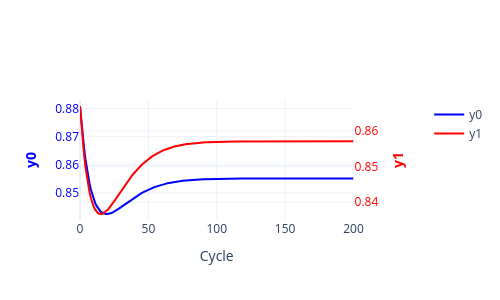
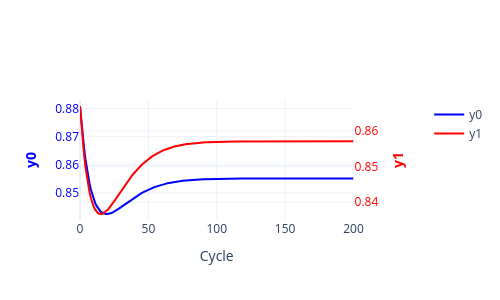

The notebook cell saved with these charts, in order:
### Code cell
rul, hS, uS, yS, k1 = MltStpPred(wr,wi,wo,i,h0,x,f=1,lim=0.75,yStr=True)
PlotTwoScalesPLY(y1=yS[0],y2=yS[1],y1_name='y0',y2_name='y1')
rul, hS, uS, yS, k1 = MltStpPred(wr,wi,wo,i,h0,x,f=0.9,lim=0.75,yStr=True)
PlotTwoScalesPLY(y1=yS[0],y2=yS[1],y1_name='y0',y2_name='y1')

### Figure 1 — Plotly figure (JSON) as saved in the notebook; plotly's stock layout.template omitted (floating-point values rounded to 4 significant figures; data arrays with more than 128 entries replaced by an {"elided": "..."} marker saying what was removed)
{"data": [{"line": {"color": "blue"}, "name": "y0", "type": "scatter", "x": {"elided": "201 int values"}, "xaxis": "x", "y": {"elided": "201 float values"}, "yaxis": "y"}, {"line": {"color": "red"}, "name": "y1", "type": "scatter", "x": {"elided": "201 int values"}, "xaxis": "x", "y": {"elided": "201 float values"}, "yaxis": "y2"}], "layout": {"height": 300, "legend": {"orientation": "v", "x": 1.2, "y": 1}, "width": 500, "xaxis": {"anchor": "y", "domain": [0, 0.94], "title": {"text": "Cycle"}}, "yaxis": {"anchor": "x", "domain": [0, 1], "tickfont": {"color": "blue"}, "title": {"font": {"color": "blue"}, "text": "<b>y0</b>"}}, "yaxis2": {"anchor": "x", "overlaying": "y", "side": "right", "tickfont": {"color": "red"}, "title": {"font": {"color": "red"}, "text": "<b>y1</b>"}}}}

### Figure 2 — Plotly figure (JSON) as saved in the notebook; plotly's stock layout.template omitted (floating-point values rounded to 4 significant figures; data arrays with more than 128 entries replaced by an {"elided": "..."} marker saying what was removed)
{"data": [{"line": {"color": "blue"}, "name": "y0", "type": "scatter", "x": {"elided": "201 int values"}, "xaxis": "x", "y": {"elided": "201 float values"}, "yaxis": "y"}, {"line": {"color": "red"}, "name": "y1", "type": "scatter", "x": {"elided": "201 int values"}, "xaxis": "x", "y": {"elided": "201 float values"}, "yaxis": "y2"}], "layout": {"height": 300, "legend": {"orientation": "v", "x": 1.2, "y": 1}, "width": 500, "xaxis": {"anchor": "y", "domain": [0, 0.94], "title": {"text": "Cycle"}}, "yaxis": {"anchor": "x", "domain": [0, 1], "tickfont": {"color": "blue"}, "title": {"font": {"color": "blue"}, "text": "<b>y0</b>"}}, "yaxis2": {"anchor": "x", "overlaying": "y", "side": "right", "tickfont": {"color": "red"}, "title": {"font": {"color": "red"}, "text": "<b>y1</b>"}}}}
